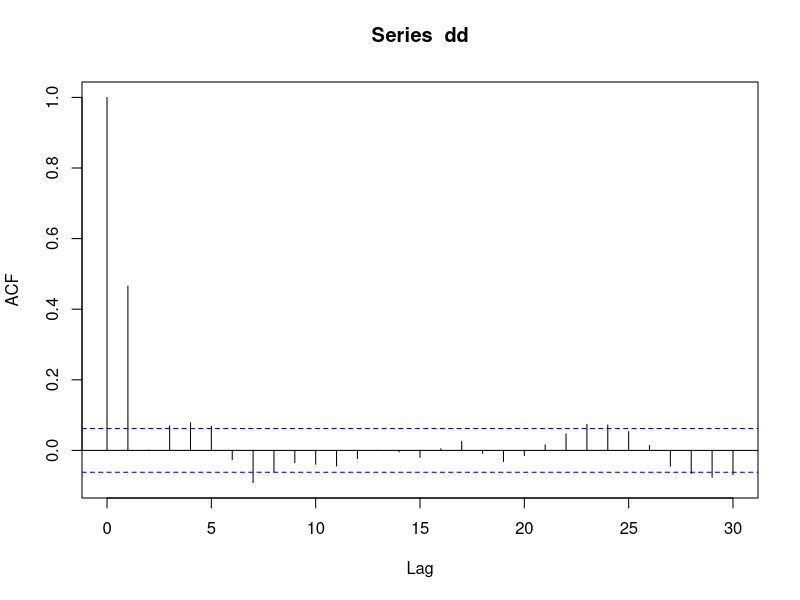
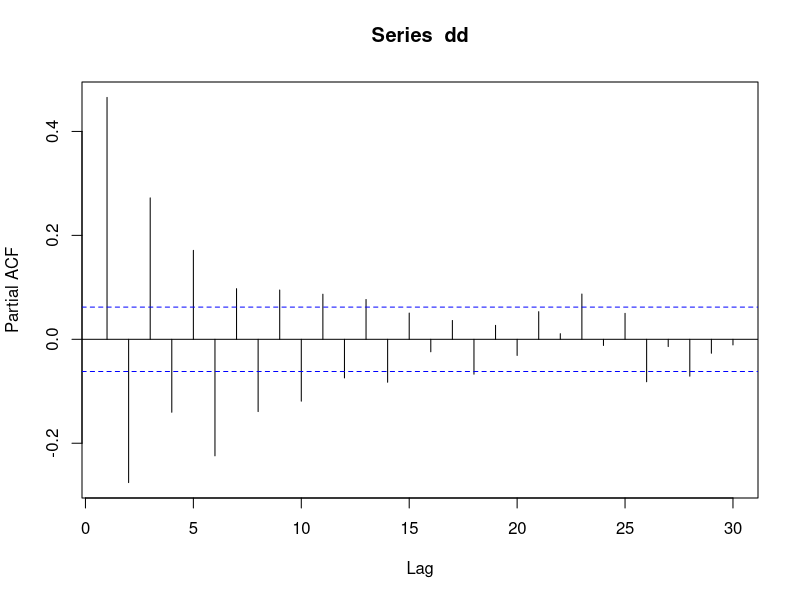
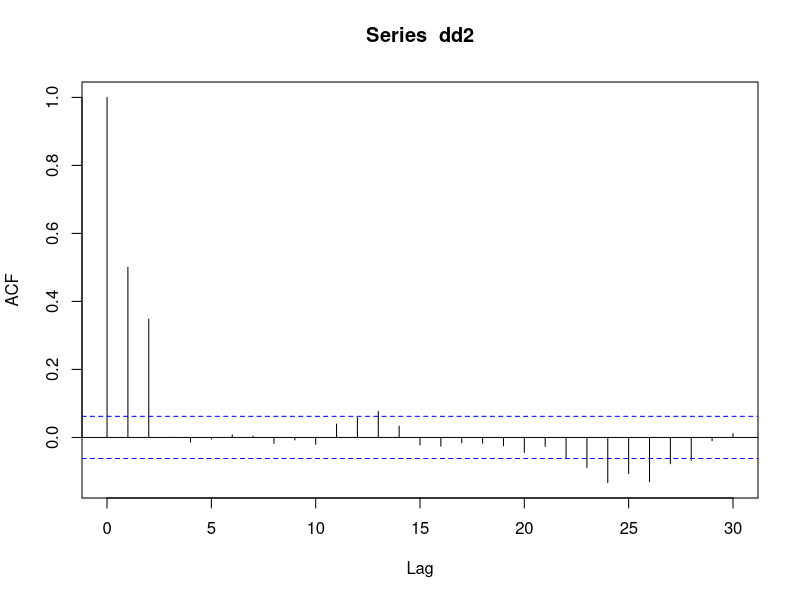
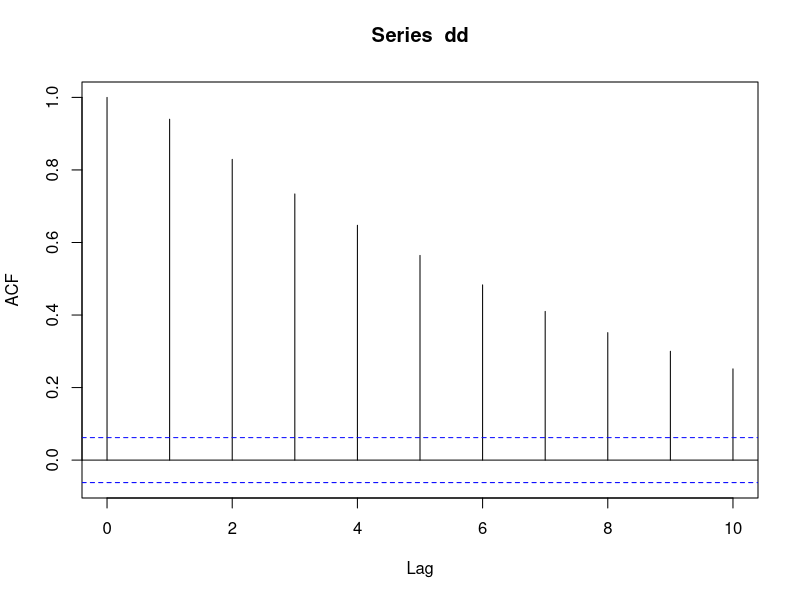
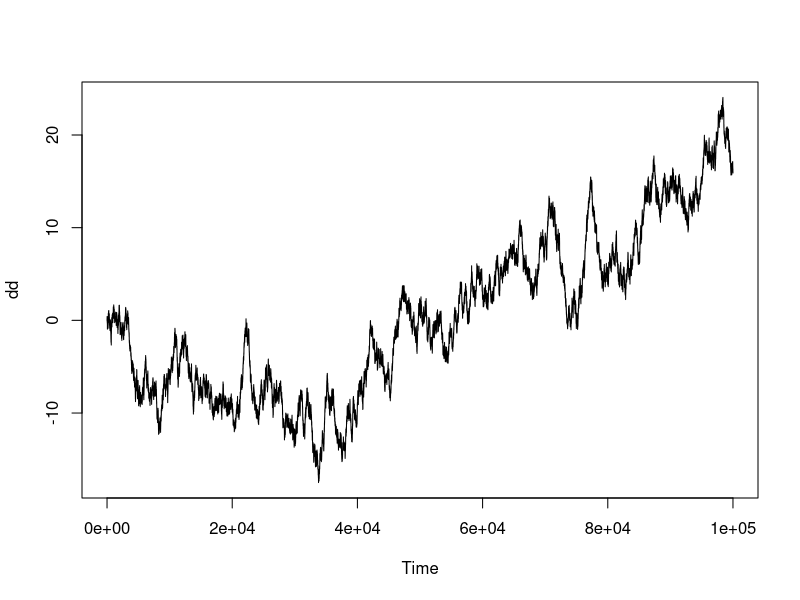
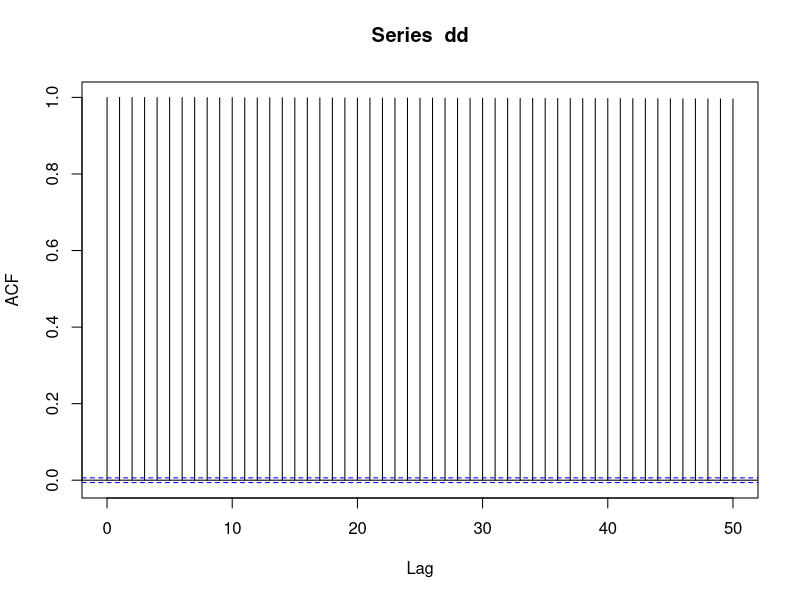
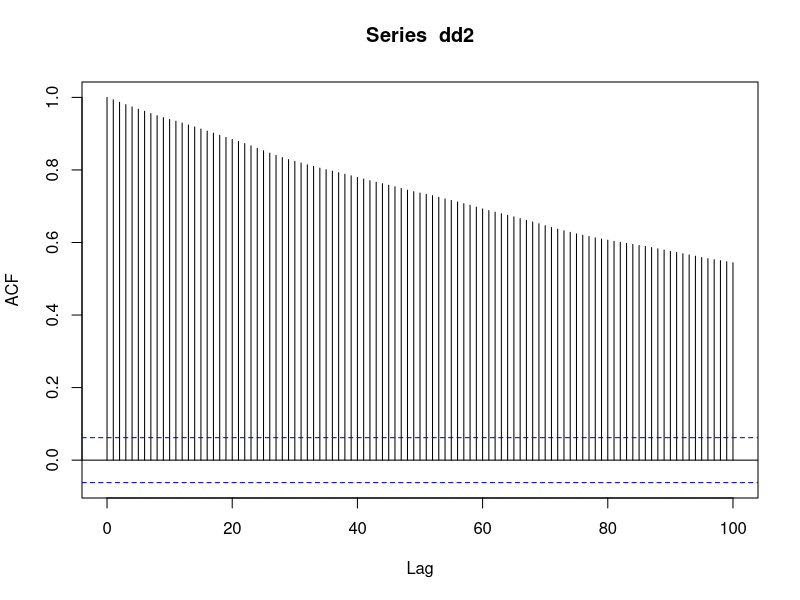
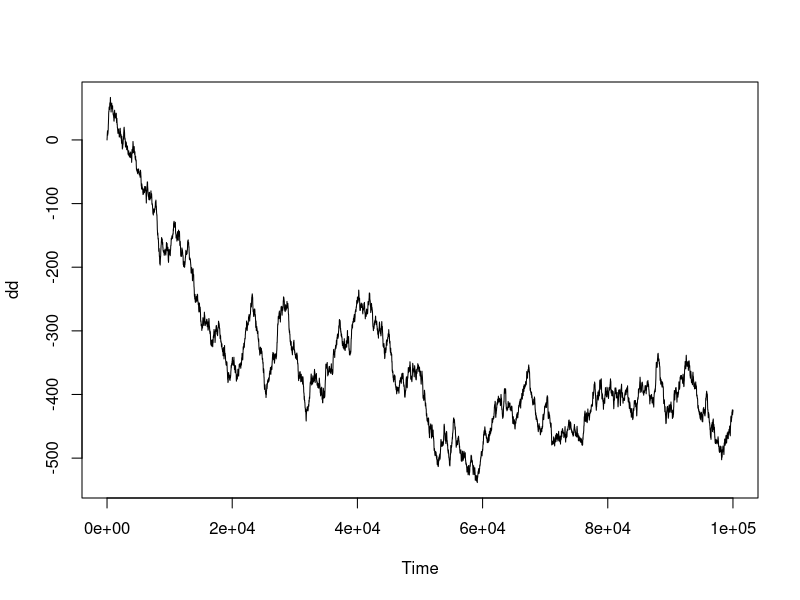

Write the R code that produced these figures, in order.



### Simulate a MA time series

rm(list=ls())
dd <- arima.sim(model = list(ma = 1), n = 1000, sd = 0.1) 
acf(dd)
pacf(dd)
sd(dd)
dd2 <- arima.sim(model = list(ma = c(1,2)), n = 1000, sd = 0.1) 
acf(dd2)


### Simulate an ARMA time series

rm(list=ls())
dd <- arima.sim(model = list(ar = 0.9, ma = 0.9), n = 1000, sd = 0.1) #n number of simulation
acf(dd,10) #10 number of lag
sd(dd)





### Simulate a random walk

rm(list=ls())
library('tseries')
dd <- arima.sim( model = list(order=c(0, 1, 0)), n = 100000, sd = 0.1)   #model = list(order=c(0, 1, 0)) ar and ma trun off, only random walk turn on 
plot(dd)
acf(dd)
adf.test(dd, alternative='stationary')      ### When the p-value is larger than 5%, the series is considered non-stationary
dd2 <- arima.sim( model = list(order=c(0, 1, 0)), n = 1000, sd = 0.1)   #if n=100000 to n=1000 observation small; downward bais
acf(dd2,100)


### Simulate an ARIMA time series

rm(list=ls())
library('tseries')
dd <- arima.sim( model = list(ar = 0.9, order=c(1, 1, 0)), n = 100000, sd = 0.1)#order=c(1, 1, 0) ar=on radom=on ma=off ;ar(1)=0.9
plot(dd)
adf.test(dd, alternative='stationary')      ### When the p-value is larger than 5%, the series is considered non-stationary
acf(dd,10)




